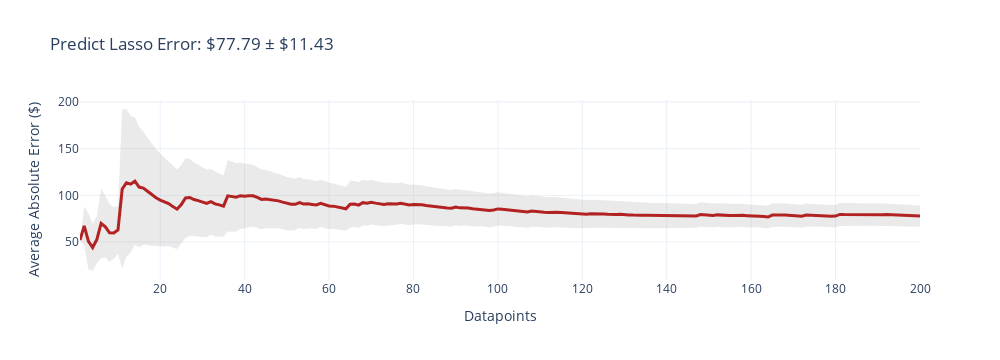
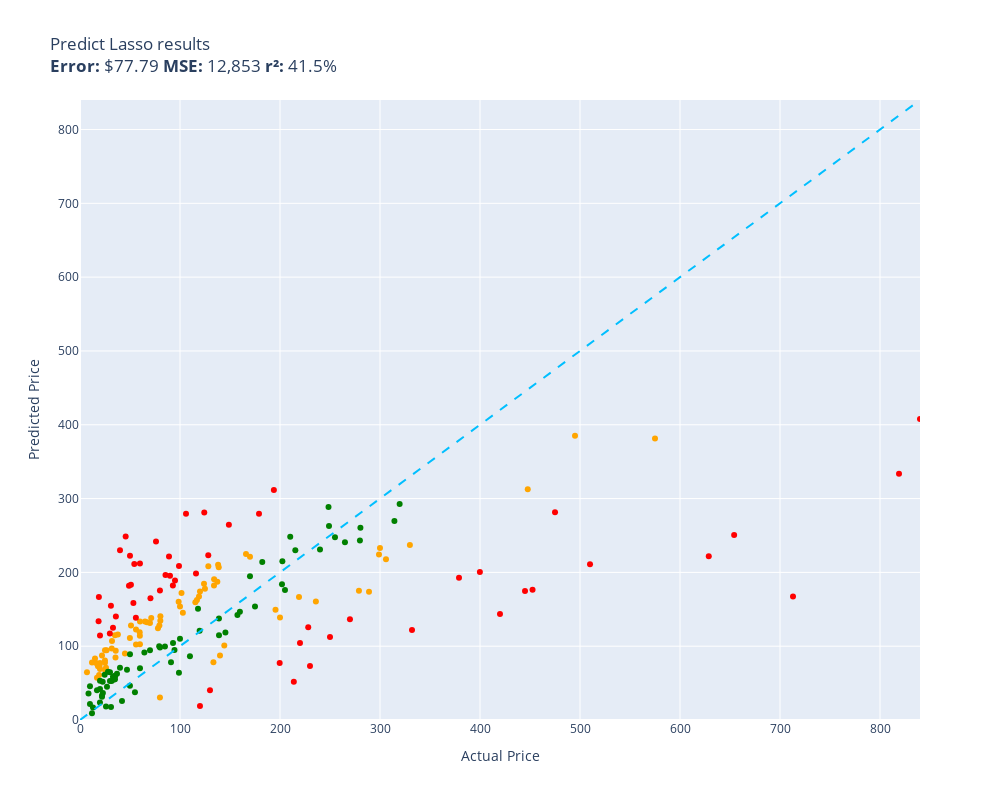

Here is the notebook cell these charts were saved with, in order:
### Code cell
lasso_pipeline.fit(train_df['text'], train_df['price'])
def predict_lasso(item):
    return lasso_pipeline.predict([item.summary])[0]
evaluate(predict_lasso, test)

### Figure 1 — Plotly figure (JSON) as saved in the notebook; plotly's stock layout.template omitted (floating-point values rounded to 4 significant figures; data arrays with more than 128 entries replaced by an {"elided": "..."} marker saying what was removed)
{"data": [{"fill": "toself", "fillcolor": "rgba(150,150,150,0.2)", "hoverinfo": "skip", "line": {"color": "rgba(0,0,0,0)"}, "type": "scatter", "x": {"elided": "400 int values"}, "y": {"elided": "400 float values"}}, {"customdata": {"elided": "200 float values"}, "hovertemplate": "n=%{x}<br>Avg Error=$%{y:,.2f}<br>±95% CI=$%{customdata:,.2f}<extra></extra>", "line": {"color": "firebrick", "width": 3}, "mode": "lines", "type": "scatter", "x": {"elided": "200 int values"}, "y": {"elided": "200 float values"}}], "layout": {"height": 360, "showlegend": false, "title": {"text": "Predict Lasso Error: $77.79 ± $11.43"}, "width": 1000, "xaxis": {"title": {"text": "Datapoints"}}, "yaxis": {"title": {"text": "Average Absolute Error ($)"}}}}

### Figure 2 — Plotly figure (JSON) as saved in the notebook; plotly's stock layout.template omitted (floating-point values rounded to 4 significant figures)
{"data": [{"customdata": [["Old Blood Noise Excess V2 Distortion Cho...\nGuess=$166.81  Actual=$219.00"], ["SuppliesOutlet Compatible Toner Cartridg...\nGuess=$100.94  Actual=$144.29"], ["8544771 Dryer Heating Element, 279816 Th...\nGuess=$93.67  Actual=$35.74"], ["Pump Head TBVECHI 175PSI 4KW 5.5HP 21CFM...\nGuess=$237.01  Actual=$329.90"], ["GJY Portable TV,10.6 inch Mini TV for AT...\nGuess=$127.88  Actual=$79.36"], ["PEMP E65 E66 CDC Simulate Optical Fiber ...\nGuess=$167.35  Actual=$119.00"], ["Intermatic PX300 12V 300W Transformer wi...\nGuess=$182.23  Actual=$134.00"], ["CORSAIR Dominator Platinum RGB 32GB (2x1...\nGuess=$184.60  Actual=$124.00"], ["Mini PC, Kinupute Desktop Computer E3-12...\nGuess=$385.10  Actual=$495.00"], ["Aolemi Oil Rubbed Bronze Single Function...\nGuess=$160.08  Actual=$98.65"], ["Clementoni 39132.5 Jigsaw Puzzle 1,000 P...\nGuess=$30.34  Actual=$79.95"], ["10GBase-LR SFP+ Transceiver, Handar 10GB...\nGuess=$69.11  Actual=$19.99"], ["KOMPUTERBAY 4GB 2X 2GB DDR2 1066MHz PC2-...\nGuess=$134.56  Actual=$80.34"], ["Scranton & Co 3 Drawer Mobile File Cabin...\nGuess=$159.61  Actual=$115.35"], ["Evergreen HSHB2005 Cylinder Head Gasket ...\nGuess=$118.83  Actual=$59.69"], ["Southwire 120V/15A Right Angle User Atta...\nGuess=$115.69  Actual=$37.87"], ["DALDED LED Light Kit for Lego Sonic Gree...\nGuess=$94.65  Actual=$24.99"], ["152MM Hole Saws M42 Bi-Metal High Speed ...\nGuess=$72.71  Actual=$17.99"], ["Baseball Backpacks Large 18 Inch Bookbag...\nGuess=$96.99  Actual=$31.77"], ["Adams Check Payment and Deposit Register...\nGuess=$84.75  Actual=$35.49"], ["Diversitech WG840585 Motor, (Ddb) 1/3Hp,...\nGuess=$190.86  Actual=$134.12"], ["Retevis RT68 Soft Earhook Walkie Talkie ...\nGuess=$64.58  Actual=$6.99"], ["Sumerain S1339CM Double Handle Widesprea...\nGuess=$160.40  Actual=$235.86"], ["Webcem Solar Shed Light Outdoor Indoor, ...\nGuess=$124.26  Actual=$77.96"], ["PM Auto Front Right Quick Complete Strut...\nGuess=$177.72  Actual=$124.94"], ["Miyaya@ Funny Animal Masks Collection fo...\nGuess=$57.24  Actual=$16.99"], ["Ultra Duster Canned Air Net 10 Oz 6-Pack\nGuess=$111.13  Actual=$49.90"], ["Satco S9596, 4 Count (Pack of 1), 4.18\nGuess=$77.78  Actual=$12.00"], ["LEGO Marvel Avengers War Machine Buster ...\nGuess=$102.69  Actual=$59.95"], ["Kingston Brass KS269SN Kingston Clawfoot...\nGuess=$217.95  Actual=$305.99"], ["EMART Photography C Stand with Boom Arm,...\nGuess=$174.03  Actual=$119.99"], ["iPhone 12/12 Pro Nicaragua Guardabarranc...\nGuess=$77.17  Actual=$19.97"], ["Walker Exhaust Ultra EPA 16478 Direct Fi...\nGuess=$381.41  Actual=$574.99"], ["4LT LUMINETTE Vanity Opal GLS BSN\nGuess=$153.89  Actual=$99.99"], ["4pc Wheel Spacers Adapters 4\" (2inch Per...\nGuess=$162.64  Actual=$116.95"], ["Royal Designs, Inc. Decorative Abundant ...\nGuess=$77.46  Actual=$24.95"], ["Mikrotik RB3011UIAS-RM RouterBOARD 10xGi...\nGuess=$224.08  Actual=$299.00"], ["DuraGo 29515020 Front Hub Assembly\nGuess=$208.20  Actual=$128.34"], ["MXR Carbon Copy Deluxe Analog Delay Guit...\nGuess=$149.37  Actual=$195.50"], ["Ibanez M510OVS Acoustic Mandolin in Vint...\nGuess=$221.02  Actual=$169.99"], ["Linkloos Solar Street Lights Outdoor Wat...\nGuess=$122.71  Actual=$55.99"], ["GENUINE VOLVO THERMOSTAT (3.0, 3.2) S60 ...\nGuess=$145.28  Actual=$102.85"], ["USB Charger, CIVIE High Speed 60W Multip...\nGuess=$77.16  Actual=$15.99"], ["Cardone 84-58642 New HEI Electronic Dist...\nGuess=$225.01  Actual=$165.99"], ["Universal Power Group 12V 100Ah Sealed L...\nGuess=$138.86  Actual=$199.99"], ["Hp Pavilion P7-1257c Motherboard Aahd3-h...\nGuess=$113.98  Actual=$59.86"], ["Amana Tool - SC587 Carbide Tipped 3-Wing...\nGuess=$138.22  Actual=$71.23"], ["Evan Fischer Radiator Cooling Fan Assemb...\nGuess=$187.34  Actual=$137.34"], ["UPR Mach 1 Chin Spoiler Fits 94-98 Musta...\nGuess=$133.41  Actual=$64.99"], ["Raspberry Pi 3 Model B+ Aluminum Case Me...\nGuess=$83.39  Actual=$14.99"], ["Skullcandy Hesh Evo Bluetooth Headphones...\nGuess=$131.37  Actual=$69.99"], ["ASUS VY279HE-W 27” 1080P Monitor - White...\nGuess=$210.24  Actual=$138.10"], ["Diversitech UC2436-3 Ultralite Condenser...\nGuess=$140.44  Actual=$80.39"], ["Lorell Bell Chair Glide, 2.5\", Black\nGuess=$73.49  Actual=$19.50"], ["CTLAMP XL-2100 Professional Quality XL-2...\nGuess=$107.15  Actual=$32.00"], ["200 ' feet True 14 Gauge AWG CCA Speaker...\nGuess=$89.99  Actual=$44.95"], ["StonKraft Brass Chess Board Game Set wit...\nGuess=$87.51  Actual=$140.00"], ["Baumgartens Sicurix Blank PVC ID Cards (...\nGuess=$60.82  Actual=$19.11"], ["VIPMOTOZ Sequential Turn Signal Premium ...\nGuess=$175.21  Actual=$278.94"], ["OEM Samsung Remote Control Shipped with ...\nGuess=$102.36  Actual=$56.00"], ["Audio Techinca ATW-T1002 System 10 Handh...\nGuess=$173.84  Actual=$289.00"], ["Steering Wheel, Carbon Fiber Automotive ...\nGuess=$312.74  Actual=$447.74"], ["BXYJY for Samsung Galaxy Z Fold 3 Case w...\nGuess=$-23.24  Actual=$49.99"], ["Disney Princess Sparkling Princess Sleep...\nGuess=$68.09  Actual=$24.95"], ["DuraGo BR5330 Front Vented Disc Brake Ro...\nGuess=$171.90  Actual=$101.51"], ["Think Gizmos Build Your Own Robot Toys f...\nGuess=$80.44  Actual=$24.95"], ["HP Laserjet 2100 Laser Printer W/Test Pr...\nGuess=$232.92  Actual=$299.98"], ["VTech Strum and Jam Kidi Musical Guitar ...\nGuess=$87.37  Actual=$21.99"], ["Targus CityGear Durable Backpack, Black,...\nGuess=$78.29  Actual=$133.43"], ["KZ ZS10 Pro in Ear Monitor Headphone KZ ...\nGuess=$132.34  Actual=$66.99"], ["Fender Hendrix Voodoo Child Coiled Instr...\nGuess=$133.61  Actual=$59.99"], ["W11130208 W10695459 Refrigerator LED Mod...\nGuess=$94.62  Actual=$26.59"], ["Jada Toys Ryan's World Combo Panda Airli...\nGuess=$114.74  Actual=$34.94"], ["Garmin 010-12402-10 GT15M-TM Transom-Mou...\nGuess=$206.87  Actual=$138.74"], ["Refresh NSF-53 Premium Replacement Refri...\nGuess=$127.99  Actual=$50.99"], ["NICKSTON Red Sparkling Glitter Slim Band...\nGuess=$70.76  Actual=$25.99"]], "hovertemplate": "%{customdata[0]}<extra></extra>", "legendgroup": "orange", "marker": {"color": "orange", "size": 6, "symbol": "circle"}, "mode": "markers", "name": "orange", "orientation": "v", "showlegend": true, "type": "scatter", "x": [219.0, 144.3, 35.74, 329.9, 79.36, 119.0, 134.0, 124.0, 495.0, 98.65, 79.95, 19.99, 80.34, 115.3, 59.69, 37.87, 24.99, 17.99, 31.77, 35.49, 134.1, 6.99, 235.9, 77.96, 124.9, 16.99, 49.9, 12.0, 59.95, 306.0, 120.0, 19.97, 575.0, 99.99, 117.0, 24.95, 299.0, 128.3, 195.5, 170.0, 55.99, 102.8, 15.99, 166.0, 200.0, 59.86, 71.23, 137.3, 64.99, 14.99, 69.99, 138.1, 80.39, 19.5, 32.0, 44.95, 140.0, 19.11, 278.9, 56.0, 289.0, 447.7, 49.99, 24.95, 101.5, 24.95, 300.0, 21.99, 133.4, 66.99, 59.99, 26.59, 34.94, 138.7, 50.99, 25.99], "xaxis": "x", "y": [166.8, 100.9, 93.67, 237.0, 127.9, 167.3, 182.2, 184.6, 385.1, 160.1, 30.34, 69.11, 134.6, 159.6, 118.8, 115.7, 94.65, 72.71, 96.99, 84.75, 190.9, 64.58, 160.4, 124.3, 177.7, 57.24, 111.1, 77.78, 102.7, 218.0, 174.0, 77.17, 381.4, 153.9, 162.6, 77.46, 224.1, 208.2, 149.4, 221.0, 122.7, 145.3, 77.16, 225.0, 138.9, 114.0, 138.2, 187.3, 133.4, 83.39, 131.4, 210.2, 140.4, 73.49, 107.2, 89.99, 87.51, 60.82, 175.2, 102.4, 173.8, 312.7, -23.24, 68.09, 171.9, 80.44, 232.9, 87.37, 78.29, 132.3, 133.6, 94.62, 114.7, 206.9, 128.0, 70.76], "yaxis": "y"}, {"customdata": [["telpo Headlight Assembly Fit For 15 Camr...\nGuess=$198.32  Actual=$115.99"], ["Stand for Raven Pro Document Scanner - P...\nGuess=$117.05  Actual=$29.85"], ["RBC12-UPC Replacement Battery Cartridge ...\nGuess=$73.28  Actual=$229.99"], ["Bam France 2002XL Contoured Hightech Bla...\nGuess=$167.23  Actual=$713.00"], ["Metabo HPT 36V MultiVolt™ Cordless Rotar...\nGuess=$192.79  Actual=$379.00"], ["46mm Digital Pro High-Resolution Close-U...\nGuess=$114.47  Actual=$19.99"], ["Innovative Percussion CB-6 Chamois Bass ...\nGuess=$211.37  Actual=$54.32"], ["LOVE MEI Galaxy S10 Lite Case, Military ...\nGuess=$124.99  Actual=$32.98"], ["Bam Trekking 3027SB Single Black Clarine...\nGuess=$121.98  Actual=$332.00"], ["DEWALT 20V MAX* XR Impact Driver with Bl...\nGuess=$176.40  Actual=$452.53"], ["Deco Mount Pro Tripod Microphone Stand w...\nGuess=$211.87  Actual=$59.95"], ["Canon EOS Rebel T7 Digital SLR Camera wi...\nGuess=$333.61  Actual=$819.00"], ["Task T24287 Roman Ogee Router Bit with 1...\nGuess=$138.53  Actual=$55.88"], ["Travelpro Platinum Elite Slim Business L...\nGuess=$51.70  Actual=$213.83"], ["JRready ST6313 DT Deutsch Connector Kit,...\nGuess=$77.08  Actual=$199.68"], ["15\" Locking Shower Head Extension Arm in...\nGuess=$175.51  Actual=$79.95"], ["Dakota Alert MURS Alert Probe Sensor - M...\nGuess=$104.32  Actual=$219.99"], ["3D Tree Hole Branches 075 Stair Risers D...\nGuess=$40.43  Actual=$129.99"], ["KOHLER 18865-CP Filtered Water Faucet, P...\nGuess=$281.31  Actual=$475.00"], ["Projector, CRAZVIEW Projector with WiFi ...\nGuess=$158.37  Actual=$53.40"], ["MC: Pindicator (Dual Intensity Amber)\nGuess=$230.03  Actual=$40.00"], ["Poison Spyder 10-08-020 Rocker Knocker\nGuess=$221.99  Actual=$628.76"], ["DIMARZIO 204284 DP 163FBK Blues Bucker G...\nGuess=$195.52  Actual=$89.99"], ["Lighted Triangle Mirror Cabinet Bathroom...\nGuess=$174.89  Actual=$445.00"], ["BESTILL Wall Mounted Shower Faucet Set, ...\nGuess=$241.93  Actual=$76.00"], ["Engine Thermostat, Replace 19301-PAA-306...\nGuess=$166.52  Actual=$18.89"], ["Beck/Arnley 0421945 Air Filter\nGuess=$140.20  Actual=$35.87"], ["Dell Optiplex 390 Desktop Computer i3 3....\nGuess=$281.02  Actual=$124.27"], ["Neporal Full Spectrum Light Bulb, 6000K ...\nGuess=$133.90  Actual=$18.59"], ["Pidoko Kids Train Table, Grey with 90 Pc...\nGuess=$19.01  Actual=$119.97"], ["KOHLER K-1185540-CP Assembly-Slider\nGuess=$248.44  Actual=$45.67"], ["Trim Kit for 2-handle Shower & Tub Valve...\nGuess=$188.97  Actual=$94.99"], ["Pioneer 2AM401-BN Two Handle Kitchen Fau...\nGuess=$125.71  Actual=$228.22"], ["Aeromotive 13304 Regulator, X1 Adjustabl...\nGuess=$136.48  Actual=$269.95"], ["Canon Sure Shot 90u 35mm Date Camera\nGuess=$200.64  Actual=$399.89"], ["Wilkinson LOW GAUSS Vintage Tone Strat S...\nGuess=$154.85  Actual=$30.93"], ["CradlePoint Compact Broadband Router (CB...\nGuess=$221.53  Actual=$89.00"], ["Pyle Wireless Rear View Backup Camera - ...\nGuess=$164.98  Actual=$70.45"], ["Auertech Portable Washing Machine, 14lbs...\nGuess=$208.53  Actual=$98.99"], ["18 Inch White Undermount Kitchen Sink - ...\nGuess=$279.59  Actual=$179.00"], ["ECCPP Power Steering Pump for 2009-2010 ...\nGuess=$196.35  Actual=$85.48"], ["ROHL WSGUM3018WH Wire Sink Grids, White\nGuess=$223.18  Actual=$128.28"], ["Music Hall pa15.3 MM/MC Phono Preamplifi...\nGuess=$112.45  Actual=$250.00"], ["4 Inches Rolled Muffler Tip Catback Exha...\nGuess=$311.54  Actual=$193.88"], ["Competition Clutch Disc and Pressure Pla...\nGuess=$211.10  Actual=$510.00"], ["KUNFINE Android Radio CarPlay & Android ...\nGuess=$279.56  Actual=$106.00"], ["A-Premium Front Suspension Steering Knuc...\nGuess=$181.72  Actual=$48.99"], ["Dell XPS 13 9343-2727SLV 13.3\" Full HD S...\nGuess=$407.97  Actual=$839.99"], ["Pacific Drums PDCM1618TTRB 16 x 18 Inche...\nGuess=$143.62  Actual=$419.99"], ["Vinyl Soft Top Roll-up Adjustable Truck ...\nGuess=$264.52  Actual=$148.88"], ["Blanco 230966 Valea Stainless Steel Sink...\nGuess=$182.30  Actual=$92.88"], ["Empava 24\" Single Wall Ovens 10 Cooking ...\nGuess=$250.50  Actual=$654.14"], ["Viola Bow 4/4 Full Size Carbon Fiber (Bl...\nGuess=$222.44  Actual=$49.99"], ["Pyle 2x120 Watt Home Audio Speaker Power...\nGuess=$183.13  Actual=$50.92"]], "hovertemplate": "%{customdata[0]}<extra></extra>", "legendgroup": "red", "marker": {"color": "red", "size": 6, "symbol": "circle"}, "mode": "markers", "name": "red", "orientation": "v", "showlegend": true, "type": "scatter", "x": [116.0, 29.85, 230.0, 713.0, 379.0, 19.99, 54.32, 32.98, 332.0, 452.5, 59.95, 819.0, 55.88, 213.8, 199.7, 79.95, 220.0, 130.0, 475.0, 53.4, 40.0, 628.8, 89.99, 445.0, 76.0, 18.89, 35.87, 124.3, 18.59, 120.0, 45.67, 94.99, 228.2, 269.9, 399.9, 30.93, 89.0, 70.45, 98.99, 179.0, 85.48, 128.3, 250.0, 193.9, 510.0, 106.0, 48.99, 840.0, 420.0, 148.9, 92.88, 654.1, 49.99, 50.92], "xaxis": "x", "y": [198.3, 117.0, 73.28, 167.2, 192.8, 114.5, 211.4, 125.0, 122.0, 176.4, 211.9, 333.6, 138.5, 51.7, 77.08, 175.5, 104.3, 40.43, 281.3, 158.4, 230.0, 222.0, 195.5, 174.9, 241.9, 166.5, 140.2, 281.0, 133.9, 19.01, 248.4, 189.0, 125.7, 136.5, 200.6, 154.9, 221.5, 165.0, 208.5, 279.6, 196.3, 223.2, 112.5, 311.5, 211.1, 279.6, 181.7, 408.0, 143.6, 264.5, 182.3, 250.5, 222.4, 183.1], "yaxis": "y"}, {"customdata": [["NewPower99 Battery Kit for Samsung Galax...\nGuess=$37.66  Actual=$54.95"], ["EXMAX NG-10X Fresnel Lens Focusing Adapt...\nGuess=$94.38  Actual=$69.98"], ["ACDelco GM Original Equipment FW339 Fron...\nGuess=$229.95  Actual=$215.33"], ["Panasonic KX-TG6511B DECT 6.0 PLUS Expan...\nGuess=$100.05  Actual=$79.20"], ["LD Products Compatible Toner Cartridge R...\nGuess=$88.98  Actual=$49.98"], ["APS iBoard 6-inch Aluminum (Black Powder...\nGuess=$248.28  Actual=$210.23"], ["HK SYSTEMS 13\" Heavy Duty Black \"Push\" O...\nGuess=$99.42  Actual=$84.95"], ["SKB iSeries 3i-13096-6KP Case for BlackM...\nGuess=$153.63  Actual=$174.99"], ["June Garden 12\" Sweet Dolly Charlotte - ...\nGuess=$53.19  Actual=$19.99"], ["GanFindX Portable Car Hand Controls for ...\nGuess=$146.67  Actual=$159.90"], ["Mylites+ Standard Comic Book Mylar Sleev...\nGuess=$55.29  Actual=$34.99"], ["Tidal Front + Rear Fender Flares 4PC Poc...\nGuess=$247.68  Actual=$254.99"], ["Wenger City Upgrade Laptop Backpack with...\nGuess=$118.60  Actual=$145.42"], ["AUTOFREE LED Tail Lights Assembly Compat...\nGuess=$183.78  Actual=$201.99"], ["Fjallraven, Kanken Laptop 15\" Backpack f...\nGuess=$121.03  Actual=$119.65"], ["Evan-Fischer Front Bumper Cover Compatib...\nGuess=$214.95  Actual=$202.38"], ["Laisomeke Waterproof Junction Box, Unive...\nGuess=$9.21  Actual=$11.99"], ["Festool 492370 Platin 2 S1000 Grit 6-Inc...\nGuess=$78.10  Actual=$91.00"], ["Western Digital Enterprise RE4-GP 2TB SA...\nGuess=$86.35  Actual=$109.95"], ["VLAND LED Smoked Taillights Compatible F...\nGuess=$230.97  Actual=$239.99"], ["Tablet PC Cover Compatible with Lenovo T...\nGuess=$52.91  Actual=$31.61"], ["Trail Gear Twin Stick Kit for Top Shift ...\nGuess=$243.27  Actual=$279.92"], ["IQShield Screen Protector Compatible wit...\nGuess=$21.75  Actual=$9.95"], ["Liberty Imports 12 Pack: US Military Toy...\nGuess=$40.33  Actual=$16.98"], ["Ceramic Talavera Mexican Tile 4x4\", 9 Pi...\nGuess=$52.99  Actual=$29.95"], ["Marvel Legends Series X-Men 6-Inch Archa...\nGuess=$63.89  Actual=$98.95"], ["Intrepid International Dressage Letters-...\nGuess=$45.10  Actual=$26.99"], ["ANZO USA 111207 GMC SIERRA 99-06 / YUKON...\nGuess=$214.02  Actual=$182.28"], ["KUNN Small Electrician Tool Pouch Utilit...\nGuess=$33.08  Actual=$21.99"], ["Replacement Remote Control for PANASONIC...\nGuess=$59.41  Actual=$34.95"], ["KS K-STORM Replacement Silicone Mushroom...\nGuess=$35.76  Actual=$8.50"], ["LSSAGOON Backpack for Women Teen Kids Gi...\nGuess=$54.71  Actual=$33.99"], ["Grey Pneumatic 1311SD Impact Socket Set\nGuess=$142.20  Actual=$157.43"], ["GE RPWF SmartWater Comparable Refrigerat...\nGuess=$62.62  Actual=$36.99"], ["Urth 62mm UV, Circular Polarizing (CPL),...\nGuess=$114.66  Actual=$139.00"], ["MGP Caliper Covers 39011SACURD Red Powde...\nGuess=$262.99  Actual=$249.00"], ["LSI Broadcom SAS 9300-8i 8-port 12Gb/s S...\nGuess=$150.87  Actual=$118.00"], ["NewFantasia Replacement Audio Cable with...\nGuess=$17.66  Actual=$31.00"], ["MONOCARBON Forged Carbon Fiber Case for ...\nGuess=$69.95  Actual=$59.99"], ["AC Compressor & A/C Kit For BMW 335i 335...\nGuess=$269.74  Actual=$314.41"], ["Berta (6 Pieces) 1-1/4 inch Overlay, 90 ...\nGuess=$61.19  Actual=$24.66"], ["Chalkboard Name Badges with Magnetic Bac...\nGuess=$23.72  Actual=$19.95"], ["Kastar Battery Pack Replacement for Sony...\nGuess=$42.03  Actual=$19.99"], ["New Replacement seat cover fits Yamaha M...\nGuess=$137.54  Actual=$138.95"], ["AZX Stylus Pencil for Apple iPad Pro 202...\nGuess=$64.84  Actual=$29.99"], ["SP Air Corporation SP-8102BU 1/4-Inch He...\nGuess=$176.01  Actual=$204.99"], ["LCD Screen for Dell Inspiron 17R 17.3\" H...\nGuess=$91.57  Actual=$64.37"], ["APS iBoard (304 Stainless Steel Polished...\nGuess=$240.97  Actual=$264.95"], ["200 Couples Conversation Cards - Enjoy B...\nGuess=$58.61  Actual=$32.97"], ["The Puppet Company - Carpet-Unicorn, Whi...\nGuess=$-17.32  Actual=$19.00"], ["KYX Racing Hardened Steel Center Drive S...\nGuess=$68.03  Actual=$46.99"], ["Venom Power Terra Hunter R/T+ R/T All-Te...\nGuess=$292.57  Actual=$319.65"], ["Custom Engagement Logo Desk Embosser Sea...\nGuess=$46.38  Actual=$49.95"], ["520 Pieces Christmas Envelope Seal Stick...\nGuess=$18.16  Actual=$25.99"], ["LD Compatible Ink Cartridge Replacement ...\nGuess=$25.63  Actual=$41.99"], ["BestPricedDecals Wine A BIT, You'll Feel...\nGuess=$16.90  Actual=$12.98"], ["VATOS 4 Packs Bubble Machine Gun for Kid...\nGuess=$36.54  Actual=$22.88"], ["VONADO Space Wars Colonial Viper MK1 Bui...\nGuess=$70.67  Actual=$39.99"], ["Replacement Remote Control fit for Sony ...\nGuess=$45.88  Actual=$9.99"], ["sabermaster TCG Playmat yugioh playmat T...\nGuess=$31.61  Actual=$21.99"], ["Star Wars Die-Cast Metal TITANIUM Series...\nGuess=$51.95  Actual=$22.70"], ["Glovion Music Stand Light, Clip On Piano...\nGuess=$65.54  Actual=$27.99"], ["Samsung DA97-07603B Freezer Ice Maker As...\nGuess=$104.32  Actual=$93.02"], ["Intex River Run Connect Lounge (Four)\nGuess=$94.99  Actual=$94.49"], ["PowerSport Front Rear Brakes and Rotors ...\nGuess=$288.47  Actual=$248.51"], ["STICKGOO Peel and Stick Backsplash for K...\nGuess=$60.03  Actual=$34.99"], ["Fitness Center Gym Room Weight Train Dua...\nGuess=$110.08  Actual=$99.99"], ["MonMount Triple Monitor Stand Freestandi...\nGuess=$98.07  Actual=$79.99"], ["Xiaomi Redmi 10 2022 NFC 4G LTE (128GB +...\nGuess=$194.85  Actual=$169.99"], ["For Volvo C70 S70 V70 V40 S40 AC Compres...\nGuess=$260.53  Actual=$280.41"]], "hovertemplate": "%{customdata[0]}<extra></extra>", "legendgroup": "green", "marker": {"color": "green", "size": 6, "symbol": "circle"}, "mode": "markers", "name": "green", "orientation": "v", "showlegend": true, "type": "scatter", "x": [54.95, 69.98, 215.3, 79.2, 49.98, 210.2, 84.95, 175.0, 19.99, 159.9, 34.99, 255.0, 145.4, 202.0, 119.7, 202.4, 11.99, 91.0, 110.0, 240.0, 31.61, 279.9, 9.95, 16.98, 29.95, 98.95, 26.99, 182.3, 21.99, 34.95, 8.5, 33.99, 157.4, 36.99, 139.0, 249.0, 118.0, 31.0, 59.99, 314.4, 24.66, 19.95, 19.99, 138.9, 29.99, 205.0, 64.37, 264.9, 32.97, 19.0, 46.99, 319.6, 49.95, 25.99, 41.99, 12.98, 22.88, 39.99, 9.99, 21.99, 22.7, 27.99, 93.02, 94.49, 248.5, 34.99, 99.99, 79.99, 170.0, 280.4], "xaxis": "x", "y": [37.66, 94.38, 229.9, 100.0, 88.98, 248.3, 99.42, 153.6, 53.19, 146.7, 55.29, 247.7, 118.6, 183.8, 121.0, 214.9, 9.211, 78.1, 86.35, 231.0, 52.91, 243.3, 21.75, 40.33, 52.99, 63.89, 45.1, 214.0, 33.08, 59.41, 35.76, 54.71, 142.2, 62.62, 114.7, 263.0, 150.9, 17.66, 69.95, 269.7, 61.19, 23.72, 42.03, 137.5, 64.84, 176.0, 91.57, 241.0, 58.61, -17.32, 68.03, 292.6, 46.38, 18.16, 25.63, 16.9, 36.54, 70.67, 45.88, 31.61, 51.95, 65.54, 104.3, 94.99, 288.5, 60.03, 110.1, 98.07, 194.9, 260.5], "yaxis": "y"}, {"hoverinfo": "skip", "line": {"color": "deepskyblue", "dash": "dash"}, "mode": "lines", "showlegend": false, "type": "scatter", "x": [0, 840.0], "y": [0, 840.0]}], "layout": {"height": 800, "legend": {"title": {"text": "color"}, "tracegroupgap": 0}, "showlegend": false, "title": {"text": "Predict Lasso results<br><b>Error:</b> $77.79 <b>MSE:</b> 12,853 <b>r²:</b> 41.5%"}, "width": 1000, "xaxis": {"anchor": "y", "domain": [0, 1], "range": [0, 840.0], "title": {"text": "Actual Price"}}, "yaxis": {"anchor": "x", "domain": [0, 1], "range": [0, 840.0], "title": {"text": "Predicted Price"}}}}
